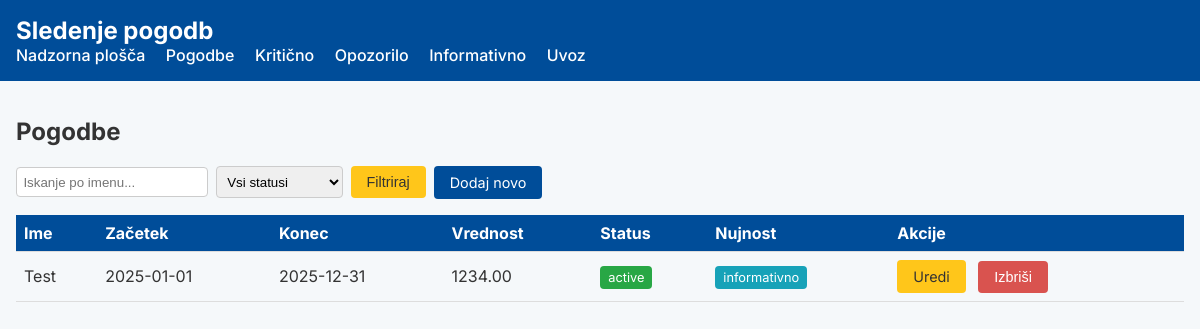
The app's page /contracts with its own data.
### tables this page shows
CREATE TABLE contracts (
            id INTEGER PRIMARY KEY AUTOINCREMENT,
            name TEXT NOT NULL,
            start_date DATE NOT NULL,
            end_date DATE NOT NULL,
            value REAL NOT NULL,
            description TEXT,
            created_at TIMESTAMP NOT NULL,
            updated_at TIMESTAMP NOT NULL
        );

### app.py (the view)
@app.get("/contracts", response_class=HTMLResponse)
async def list_contracts(request: Request, search: str = "", status: str = ""):
    status_filter = status if status in {"active", "soon", "expired"} else None
    contracts = fetch_contracts(search=search or None, status_filter=status_filter)
    return templates.TemplateResponse(
        "contracts.html",
        {
            "request": request,
            "contracts": contracts,
            "search": search,
            "status": status,
        },
    )

### templates/contracts.html (shortened to what this page needs)
{% extends "base.html" %}
{% block content %}
<h2>Pogodbe</h2>
<div style="margin-bottom: 1rem; display:flex; flex-wrap: wrap; gap:0.5rem; align-items: center;">
    <form method="get" action="/contracts" style="display:flex; flex-wrap:wrap; gap:0.5rem; align-items:center;">
        <input type="text" name="search" value="{{ search }}" placeholder="Iskanje po imenu..." style="padding:0.4rem; border:1px solid #ccc; border-radius:4px;" />
        <select name="status" style="padding:0.4rem; border:1px solid #ccc; border-radius:4px;">
            <option value="">Vsi statusi</option>
        </select>
        <button type="submit" class="button secondary">Filtriraj</button>
    </form>
    <a href="/contracts/new" class="button">Dodaj novo</a>
</div>
<table>
    <thead>
        <tr>
            <th>Ime</th>
            <th>Začetek</th>
            <th>Konec</th>
            <th>Vrednost</th>
            <th>Status</th>
            <th>Nujnost</th>
            <th>Akcije</th>
        </tr>
    </thead>
    <tbody>
        {% for c in contracts %}
        <tr>
            <td>{{ c.name }}</td>
            <td>{{ c.start_date.strftime('%Y-%m-%d') }}</td>
            <td>{{ c.end_date.strftime('%Y-%m-%d') }}</td>
            <td>{{ "{:.2f}".format(c.value) }}</td>
            <td><span class="status-badge status-{{ c.status }}">{{ c.status }}</span></td>
            <td><span class="status-badge urgency-{{ c.urgency }}">{{ c.urgency }}</span></td>
            <td class="actions">
                <a class="button secondary" href="/contracts/edit/{{ c.id }}">Uredi</a>
                <form class="inline" method="post" action="/contracts/delete/{{ c.id }}" onsubmit="return confirm('Ste prepričani, da želite izbrisati to pogodbo?');">
                    <button type="submit" class="button danger">Izbriši</button>
                </form>
            </td>
        </tr>
        {% endfor %}
    </tbody>
</table>
{% endblock %}

### templates/base.html (shortened to what this page needs)
<!DOCTYPE html>
<html lang="sl">
<head>
    <link rel="stylesheet" href="/static/css/style.css">
</head>
<body>
    <header>
        <div class="container">
            <h1>Sledenje pogodb</h1>
            <nav>
                <a href="/">Nadzorna plošča</a>
                <a href="/contracts">Pogodbe</a>
                <a href="/urgency/kritično">Kritično</a>
                <a href="/urgency/opozorilo">Opozorilo</a>
                <a href="/urgency/informativno">Informativno</a>
                <a href="/import">Uvoz</a>
            </nav>
        </div>
    </header>
    <main>
        {% block content %}{% endblock %}
    </main>
</body>
</html>

### static/css/style.css (style rules this page uses)
:root { --color-primary: #004d99; --color-secondary: #ffc61a; --color-light: #f5f8fa; --color-danger: #d9534f; --font-family-base: 'Inter', 'Segoe UI', Tahoma, Geneva, Verdana, sans-serif; }
body { font-family: var(--font-family-base); margin: 0; padding: 0; background-color: var(--color-light); color: #333; }
header { background-color: var(--color-primary); color: white; padding: 1rem; }
header h1 { margin: 0; font-size: 1.5rem; }
nav a { color: white; margin-right: 1rem; text-decoration: none; font-weight: 500; }
main { padding: 1rem; max-width: 1200px; margin: auto; }
table { width: 100%; border-collapse: collapse; margin-bottom: 1rem; }
th, td { padding: 0.5rem; text-align: left; border-bottom: 1px solid #ddd; }
th { background-color: var(--color-primary); color: white; }
.status-badge { padding: 0.25rem 0.5rem; border-radius: 4px; color: white; font-size: 0.8rem; }
.status-active { background-color: #28a745; }
.urgency-informativno { background-color: #17a2b8; }
.actions a, .actions form { display: inline-block; margin-right: 0.5rem; }
.button { display: inline-block; padding: 0.5rem 1rem; border: none; border-radius: 4px; text-decoration: none; color: white; background-color: var(--color-primary); cursor: pointer; font-size: 0.9rem; }
.button.secondary { background-color: var(--color-secondary); color: #333; }
.button.danger { background-color: var(--color-danger); }
form.inline { display: inline; }

### records on screen
contracts: name "Test", start_date "2025-01-01", end_date "2025-12-31", value "1234.00", status "active", urgency "informativno"
